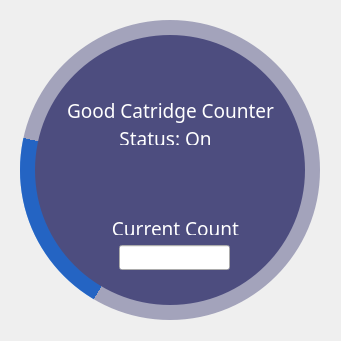
<?xml version="1.0" encoding="UTF-8"?>
<ui version="4.0">
 <class>MainWindow</class>
 <widget class="QMainWindow" name="MainWindow">
  <property name="geometry">
   <rect>
    <x>0</x>
    <y>0</y>
    <width>341</width>
    <height>341</height>
   </rect>
  </property>
  <property name="windowTitle">
   <string>MainWindow</string>
  </property>
  <widget class="QWidget" name="centralwidget">
   <widget class="QFrame" name="GaugeBase">
    <property name="geometry">
     <rect>
      <x>10</x>
      <y>10</y>
      <width>320</width>
      <height>320</height>
     </rect>
    </property>
    <property name="frameShape">
     <enum>QFrame::NoFrame</enum>
    </property>
    <property name="frameShadow">
     <enum>QFrame::Raised</enum>
    </property>
    <widget class="QFrame" name="GaugeBG">
     <property name="geometry">
      <rect>
       <x>10</x>
       <y>10</y>
       <width>300</width>
       <height>300</height>
      </rect>
     </property>
     <property name="styleSheet">
      <string notr="true">QFrame{
border-radius: 150px;
background-color: rgba(77, 77, 127, 120);
}</string>
     </property>
     <property name="frameShape">
      <enum>QFrame::NoFrame</enum>
     </property>
     <property name="frameShadow">
      <enum>QFrame::Raised</enum>
     </property>
    </widget>
    <widget class="QFrame" name="GaugeMeter">
     <property name="geometry">
      <rect>
       <x>10</x>
       <y>10</y>
       <width>300</width>
       <height>300</height>
      </rect>
     </property>
     <property name="styleSheet">
      <string notr="true">QFrame{
border-radius: 150px;
background-color: qconicalgradient(cx:0.5, cy:0.5, angle:240, stop:0.799 rgba(255, 255, 255, 0), stop:0.8 rgba(0, 120, 255, 255))
}</string>
     </property>
     <property name="frameShape">
      <enum>QFrame::NoFrame</enum>
     </property>
     <property name="frameShadow">
      <enum>QFrame::Raised</enum>
     </property>
    </widget>
    <widget class="QFrame" name="Interface">
     <property name="geometry">
      <rect>
       <x>25</x>
       <y>25</y>
       <width>270</width>
       <height>270</height>
      </rect>
     </property>
     <property name="styleSheet">
      <string notr="true">QFrame{
border-radius:135;
background-color: rgb(77, 77, 127)
}</string>
     </property>
     <property name="frameShape">
      <enum>QFrame::StyledPanel</enum>
     </property>
     <property name="frameShadow">
      <enum>QFrame::Raised</enum>
     </property>
     <widget class="QLabel" name="LabelCounter">
      <property name="geometry">
       <rect>
        <x>-20</x>
        <y>180</y>
        <width>321</width>
        <height>20</height>
       </rect>
      </property>
      <property name="font">
       <font>
        <family>Mongolian Baiti</family>
        <pointsize>14</pointsize>
        <weight>50</weight>
        <bold>false</bold>
       </font>
      </property>
      <property name="styleSheet">
       <string notr="true">background-color: none;
color: #FFFFFF</string>
      </property>
      <property name="text">
       <string>&lt;html&gt;&lt;head/&gt;&lt;body&gt;&lt;p&gt;&lt;span style=&quot; color:#ffffff;&quot;&gt;Current Count&lt;/span&gt;&lt;/p&gt;&lt;/body&gt;&lt;/html&gt;</string>
      </property>
      <property name="alignment">
       <set>Qt::AlignCenter</set>
      </property>
     </widget>
     <widget class="QLineEdit" name="Counter">
      <property name="geometry">
       <rect>
        <x>84</x>
        <y>210</y>
        <width>111</width>
        <height>25</height>
       </rect>
      </property>
      <property name="font">
       <font>
        <family>Mongolian Baiti</family>
        <pointsize>12</pointsize>
       </font>
      </property>
      <property name="styleSheet">
       <string notr="true">background-color: none;
color: rgb(0, 120, 255)</string>
      </property>
      <property name="text">
       <string/>
      </property>
      <property name="alignment">
       <set>Qt::AlignCenter</set>
      </property>
     </widget>
     <widget class="QLabel" name="GaugeName">
      <property name="geometry">
       <rect>
        <x>-20</x>
        <y>60</y>
        <width>311</width>
        <height>31</height>
       </rect>
      </property>
      <property name="font">
       <font>
        <family>Mongolian Baiti</family>
        <pointsize>14</pointsize>
        <weight>50</weight>
        <bold>false</bold>
       </font>
      </property>
      <property name="styleSheet">
       <string notr="true">background-color: none;
color: #FFFFFF</string>
      </property>
      <property name="text">
       <string>&lt;html&gt;&lt;head/&gt;&lt;body&gt;&lt;p align=&quot;center&quot;&gt;Good Catridge Counter&lt;/p&gt;&lt;/body&gt;&lt;/html&gt;</string>
      </property>
      <property name="alignment">
       <set>Qt::AlignCenter</set>
      </property>
     </widget>
     <widget class="QLabel" name="Status">
      <property name="geometry">
       <rect>
        <x>-30</x>
        <y>90</y>
        <width>321</width>
        <height>20</height>
       </rect>
      </property>
      <property name="font">
       <font>
        <family>Mongolian Baiti</family>
        <pointsize>14</pointsize>
        <weight>50</weight>
        <bold>false</bold>
       </font>
      </property>
      <property name="styleSheet">
       <string notr="true">background-color: none;
color: #FFFFFF</string>
      </property>
      <property name="text">
       <string>&lt;html&gt;&lt;head/&gt;&lt;body&gt;&lt;p align=&quot;center&quot;&gt;Status: On&lt;/p&gt;&lt;/body&gt;&lt;/html&gt;</string>
      </property>
      <property name="alignment">
       <set>Qt::AlignCenter</set>
      </property>
     </widget>
    </widget>
    <zorder>GaugeMeter</zorder>
    <zorder>GaugeBG</zorder>
    <zorder>Interface</zorder>
   </widget>
  </widget>
 </widget>
 <resources/>
 <connections/>
</ui>
